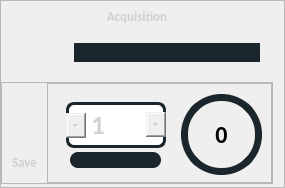
                        <widget class="QFrame" name="Acquisition">
                         <property name="minimumSize">
                          <size>
                           <width>0</width>
                           <height>0</height>
                          </size>
                         </property>
                         <property name="maximumSize">
                          <size>
                           <width>302</width>
                           <height>16777215</height>
                          </size>
                         </property>
                         <property name="frameShape">
                          <enum>QFrame::StyledPanel</enum>
                         </property>
                         <property name="frameShadow">
                          <enum>QFrame::Raised</enum>
                         </property>
                         <layout class="QVBoxLayout" name="verticalLayout_24">
                          <property name="spacing">
                           <number>0</number>
                          </property>
                          <property name="leftMargin">
                           <number>0</number>
                          </property>
                          <property name="topMargin">
                           <number>7</number>
                          </property>
                          <property name="bottomMargin">
                           <number>3</number>
                          </property>
                          <item>
                           <widget class="QLabel" name="label_9">
                            <property name="minimumSize">
                             <size>
                              <width>0</width>
                              <height>16</height>
                             </size>
                            </property>
                            <property name="maximumSize">
                             <size>
                              <width>16777215</width>
                              <height>16</height>
                             </size>
                            </property>
                            <property name="font">
                             <font>
                              <family>Calibri</family>
                              <pointsize>10</pointsize>
                              <weight>75</weight>
                              <bold>true</bold>
                             </font>
                            </property>
                            <property name="styleSheet">
                             <string notr="true">color: rgb(208, 208, 208);
border-radius: none;
border-top: 20px;</string>
                            </property>
                            <property name="text">
                             <string>Acquisition</string>
                            </property>
                            <property name="alignment">
                             <set>Qt::AlignCenter</set>
                            </property>
                           </widget>
                          </item>
                          <item>
                           <widget class="QFrame" name="frame_34">
                            <property name="maximumSize">
                             <size>
                              <width>16777215</width>
                              <height>58</height>
                             </size>
                            </property>
                            <property name="styleSheet">
                             <string notr="true">border-radius: 10px;</string>
                            </property>
                            <property name="frameShape">
                             <enum>QFrame::StyledPanel</enum>
                            </property>
                            <property name="frameShadow">
                             <enum>QFrame::Raised</enum>
                            </property>
                            <layout class="QHBoxLayout" name="horizontalLayout_29">
                             <property name="spacing">
                              <number>0</number>
                             </property>
                             <property name="leftMargin">
                              <number>0</number>
                             </property>
                             <property name="topMargin">
                              <number>0</number>
                             </property>
                             <property name="rightMargin">
                              <number>13</number>
                             </property>
                             <property name="bottomMargin">
                              <number>0</number>
                             </property>
                             <item>
                              <widget class="QToolButton" name="bouton_parcourir">
                               <property name="minimumSize">
                                <size>
                                 <width>0</width>
                                 <height>0</height>
                                </size>
                               </property>
                               <property name="maximumSize">
                                <size>
                                 <width>16777215</width>
                                 <height>16777215</height>
                                </size>
                               </property>
                               <property name="styleSheet">
                                <string notr="true">background-repeat: no-repeat;
background-position: center;

border-radius: 20px;</string>
                               </property>
                               <property name="text">
                                <string/>
                               </property>
                               <property name="icon">
                                <iconset>
                                 <normaloff>../MonProjet/images/folder.png</normaloff>../MonProjet/images/folder.png</iconset>
                               </property>
                               <property name="iconSize">
                                <size>
                                 <width>70</width>
                                 <height>70</height>
                                </size>
                               </property>
                              </widget>
                             </item>
                             <item>
                              <widget class="QLineEdit" name="txt_box">
                               <property name="maximumSize">
                                <size>
                                 <width>208</width>
                                 <height>16777215</height>
                                </size>
                               </property>
                               <property name="font">
                                <font>
                                 <family>Calibri</family>
                                 <pointsize>10</pointsize>
                                 <weight>75</weight>
                                 <bold>true</bold>
                                </font>
                               </property>
                               <property name="styleSheet">
                                <string notr="true">background-color: rgb(27, 37, 44);
color: rgb(208, 208, 208);
selection-background-color: rgba(16,25,30,255);
border-radius: 10px;</string>
                               </property>
                               <property name="text">
                                <string/>
                               </property>
                              </widget>
                             </item>
                            </layout>
                           </widget>
                          </item>
                          <item>
                           <widget class="QFrame" name="frame_27">
                            <property name="frameShape">
                             <enum>QFrame::StyledPanel</enum>
                            </property>
                            <property name="frameShadow">
                             <enum>QFrame::Raised</enum>
                            </property>
                            <layout class="QHBoxLayout" name="horizontalLayout_28">
                             <property name="spacing">
                              <number>0</number>
                             </property>
                             <property name="leftMargin">
                              <number>0</number>
                             </property>
                             <property name="topMargin">
                              <number>0</number>
                             </property>
                             <property name="rightMargin">
                              <number>0</number>
                             </property>
                             <property name="bottomMargin">
                              <number>0</number>
                             </property>
                             <item>
                              <widget class="QWidget" name="widget_22" native="true">
                               <layout class="QVBoxLayout" name="verticalLayout_23">
                                <property name="spacing">
                                 <number>0</number>
                                </property>
                                <property name="leftMargin">
                                 <number>0</number>
                                </property>
                                <property name="topMargin">
                                 <number>0</number>
                                </property>
                                <property name="rightMargin">
                                 <number>0</number>
                                </property>
                                <property name="bottomMargin">
                                 <number>9</number>
                                </property>
                                <item alignment="Qt::AlignHCenter">
                                 <widget class="QToolButton" name="button_frame_3">
                                  <property name="minimumSize">
                                   <size>
                                    <width>45</width>
                                    <height>45</height>
                                   </size>
                                  </property>
                                  <property name="maximumSize">
                                   <size>
                                    <width>45</width>
                                    <height>45</height>
                                   </size>
                                  </property>
                                  <property name="styleSheet">
                                   <string notr="true">border-radius: 19px; 
background-color: None;
background-repeat: no-repeat; 
background-position: center;</string>
                                  </property>
                                  <property name="text">
                                   <string/>
                                  </property>
                                  <property name="icon">
                                   <iconset>
                                    <normaloff>images/save.svg</normaloff>images/save.svg</iconset>
                                  </property>
                                  <property name="iconSize">
                                   <size>
                                    <width>90</width>
                                    <height>90</height>
                                   </size>
                                  </property>
                                  <property name="checkable">
                                   <bool>false</bool>
                                  </property>
                                  <property name="autoRepeat">
                                   <bool>false</bool>
                                  </property>
                                  <property name="autoExclusive">
                                   <bool>false</bool>
                                  </property>
                                 </widget>
                                </item>
                                <item alignment="Qt::AlignHCenter">
                                 <widget class="QLabel" name="label_20">
                                  <property name="minimumSize">
                                   <size>
                                    <width>0</width>
                                    <height>15</height>
                                   </size>
                                  </property>
                                  <property name="maximumSize">
                                   <size>
                                    <width>16777215</width>
                                    <height>0</height>
                                   </size>
                                  </property>
                                  <property name="font">
                                   <font>
                                    <family>Calibri</family>
                                    <pointsize>10</pointsize>
                                    <weight>75</weight>
                                    <bold>true</bold>
                                   </font>
                                  </property>
                                  <property name="styleSheet">
                                   <string notr="true">color: rgb(208, 208, 208);</string>
                                  </property>
                                  <property name="text">
                                   <string>Save</string>
                                  </property>
                                  <property name="alignment">
                                   <set>Qt::AlignCenter</set>
                                  </property>
                                 </widget>
                                </item>
                               </layout>
                              </widget>
                             </item>
                             <item>
                              <widget class="QFrame" name="frame_33">
                               <property name="minimumSize">
                                <size>
                                 <width>0</width>
                                 <height>98</height>
                                </size>
                               </property>
                               <property name="maximumSize">
                                <size>
                                 <width>16777215</width>
                                 <height>100</height>
                                </size>
                               </property>
                               <property name="frameShape">
                                <enum>QFrame::StyledPanel</enum>
                               </property>
                               <property name="frameShadow">
                                <enum>QFrame::Raised</enum>
                               </property>
                               <layout class="QHBoxLayout" name="horizontalLayout_27">
                                <property name="bottomMargin">
                                 <number>5</number>
                                </property>
                                <item>
                                 <widget class="QWidget" name="widget_21" native="true">
                                  <layout class="QVBoxLayout" name="verticalLayout_21">
                                   <item alignment="Qt::AlignHCenter">
                                    <widget class="QSpinBox" name="Nb_acquisition_2">
                                     <property name="minimumSize">
                                      <size>
                                       <width>80</width>
                                       <height>46</height>
                                      </size>
                                     </property>
                                     <property name="maximumSize">
                                      <size>
                                       <width>100</width>
                                       <height>46</height>
                                      </size>
                                     </property>
                                     <property name="font">
                                      <font>
                                       <family>Calibri</family>
                                       <pointsize>20</pointsize>
                                       <weight>75</weight>
                                       <italic>false</italic>
                                       <bold>true</bold>
                                      </font>
                                     </property>
                                     <property name="styleSheet">
                                      <string notr="true">QSpinBox {
color: rgb(209, 209, 209);
    border:3px solid rgb(27, 37, 44);
	border-radius:8px;	
	min-height:40px;
	max-height:40px;
	qproperty-alignment: AlignCenter;	
}
 
 QSpinBox::up-button {
    subcontrol-origin: border;
    subcontrol-position: top right;
	top:9.5px;
    width: 20px;
	height:25px;  

 }
 
 QSpinBox::down-button {
   subcontrol-origin: border;

     subcontrol-position: left; 
	buttom:7px;
    width: 20px;
	height:25px;  
 }

 
</string>
                                     </property>
                                     <property name="buttonSymbols">
                                      <enum>QAbstractSpinBox::UpDownArrows</enum>
                                     </property>
                                     <property name="minimum">
                                      <number>1</number>
                                     </property>
                                     <property name="maximum">
                                      <number>999999999</number>
                                     </property>
                                     <property name="value">
                                      <number>1</number>
                                     </property>
                                    </widget>
                                   </item>
                                   <item alignment="Qt::AlignHCenter">
                                    <widget class="QProgressBar" name="progressBarAcqui_2">
                                     <property name="minimumSize">
                                      <size>
                                       <width>80</width>
                                       <height>16</height>
                                      </size>
                                     </property>
                                     <property name="maximumSize">
                                      <size>
                                       <width>16777215</width>
                                       <height>16</height>
                                      </size>
                                     </property>
                                     <property name="font">
                                      <font>
                                       <weight>50</weight>
                                       <bold>false</bold>
                                      </font>
                                     </property>
                                     <property name="autoFillBackground">
                                      <bool>false</bool>
                                     </property>
                                     <property name="styleSheet">
                                      <string notr="true">QProgressBar {
	color: rgb(177, 177, 177);
	border: none;
	background-color: rgb(27, 37, 44);;
	border-radius:8px;
}

QProgressBar::chunk {
	background-color: rgb(7, 255, 119);
	border-radius : 8px;
}     </string>
                                     </property>
                                     <property name="maximum">
                                      <number>100</number>
                                     </property>
                                     <property name="value">
                                      <number>0</number>
                                     </property>
                                     <property name="alignment">
                                      <set>Qt::AlignCenter</set>
                                     </property>
                                     <property name="textVisible">
                                      <bool>false</bool>
                                     </property>
                                     <property name="orientation">
                                      <enum>Qt::Horizontal</enum>
                                     </property>
                                     <property name="invertedAppearance">
                                      <bool>false</bool>
                                     </property>
                                     <property name="textDirection">
                                      <enum>QProgressBar::TopToBottom</enum>
                                     </property>
                                    </widget>
                                   </item>
                                  </layout>
                                 </widget>
                                </item>
                                <item alignment="Qt::AlignHCenter">
                                 <widget class="QFrame" name="middele_circle_frame_6">
                                  <property name="minimumSize">
                                   <size>
                                    <width>81</width>
                                    <height>81</height>
                                   </size>
                                  </property>
                                  <property name="maximumSize">
                                   <size>
                                    <width>81</width>
                                    <height>81</height>
                                   </size>
                                  </property>
                                  <property name="styleSheet">
                                   <string notr="true">background-color: None;

border: 7px solid rgb(27, 37, 44);;
border-radius:40px; /*50% of it's size*/

</string>
                                  </property>
                                  <property name="frameShape">
                                   <enum>QFrame::StyledPanel</enum>
                                  </property>
                                  <property name="frameShadow">
                                   <enum>QFrame::Raised</enum>
                                  </property>
                                  <layout class="QGridLayout" name="gridLayout_13">
                                   <item row="0" column="0">
                                    <widget class="QLabel" name="nb_img_train_2">
                                     <property name="font">
                                      <font>
                                       <family>Calibri</family>
                                       <pointsize>18</pointsize>
                                       <weight>75</weight>
                                       <bold>true</bold>
                                      </font>
                                     </property>
                                     <property name="styleSheet">
                                      <string notr="true">  border: 2px ;
background-color: None;
color: rgb(0, 0, 0);

</string>
                                     </property>
                                     <property name="text">
                                      <string>0</string>
                                     </property>
                                     <property name="alignment">
                                      <set>Qt::AlignCenter</set>
                                     </property>
                                    </widget>
                                   </item>
                                  </layout>
                                 </widget>
                                </item>
                               </layout>
                              </widget>
                             </item>
                            </layout>
                           </widget>
                          </item>
                         </layout>
                        </widget>
